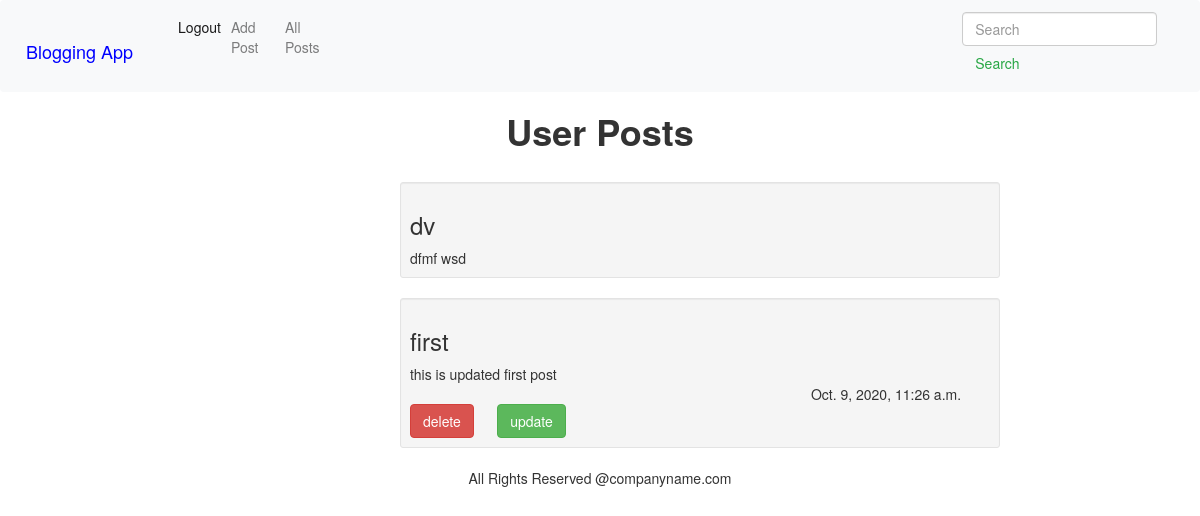
The page /postapp/allposts/ (signed in) on the database as committed earlier.
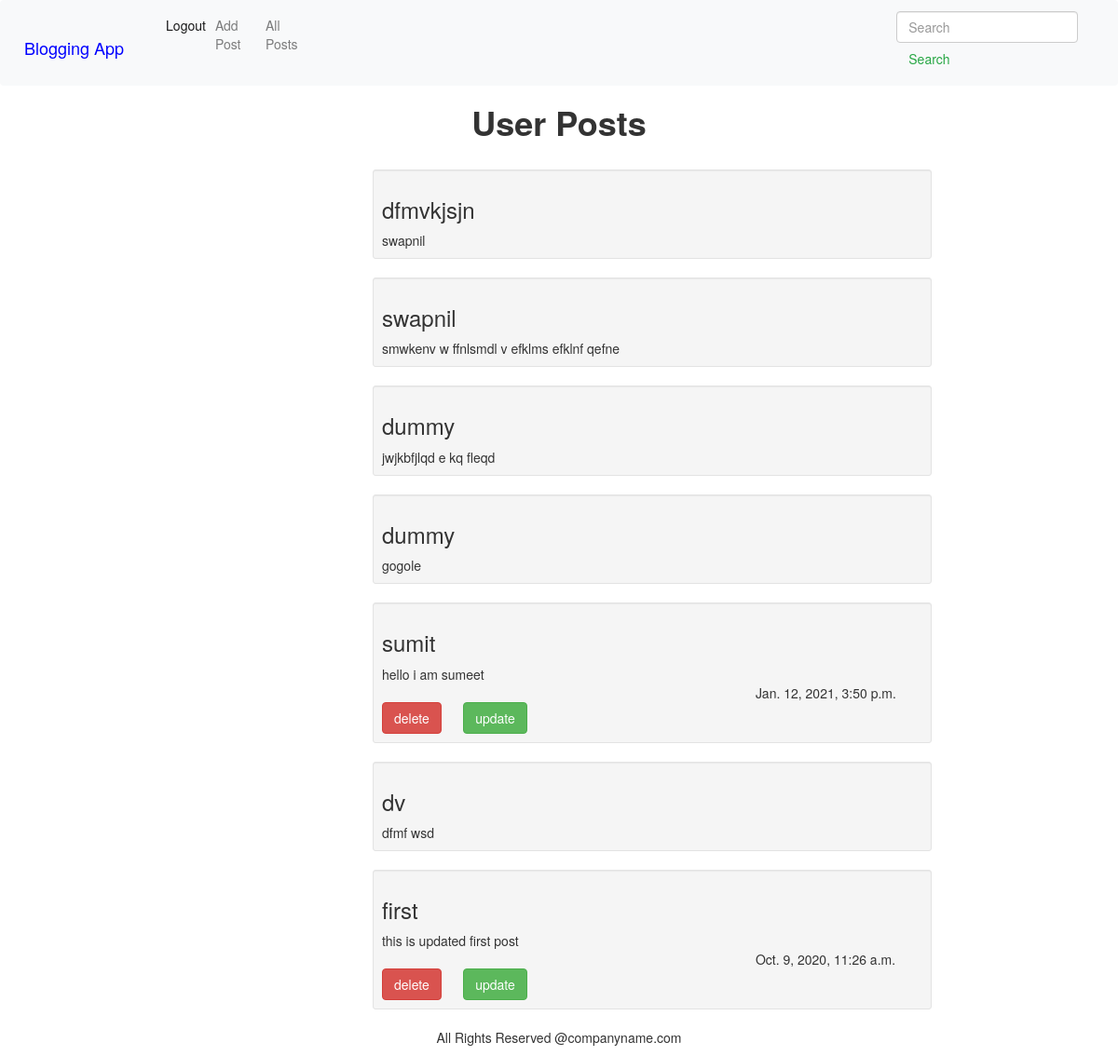
The same page on the database as committed later.
### PostsApp/models.py (models this page shows)
class posts(models.Model):
    author = models.ForeignKey(User, on_delete=models.CASCADE)
    title = models.CharField(max_length=40)
    content = models.CharField(max_length=500)
    date = models.DateTimeField(auto_now_add=True)

### PostsApp/views.py (the view)
# urls.py: path('allposts/', views.UserPosts, name='UserPosts'),
@login_required(login_url='Userlogin')
def UserPosts(req):
    template_name = 'PostsApp/allPosts.html'
    user_posts = posts.objects.all().order_by('-date')
    context = {'posts': user_posts}
    return render(req, template_name, context)

### templates/PostsApp/allPosts.html (shortened to what this page needs)
{% extends 'PostsApp/base.html' %} {% load crispy_forms_tags %} {% block title
{% block body_elements%}
<h1 style="text-align: center; font-weight: bold">User Posts</h1>
<br />
<div style="width: 600px; margin-left: 400px">
  {% for p in posts %}
  <div class="well well-sm">
    <h3>{{p.title}}</h3>
    {{p.content}} <br />
    {% if p.author == user %}
    {{p.date}}<br />
    <a class="btn btn-danger" href="/postapp/delete/{{p.id}}">delete</a>&nbsp;&nbsp;&nbsp;&nbsp;&nbsp;
    <a class="btn btn-success" href="/postapp/update/{{p.id}}/">update</a><br />
    {% endif %}
  </div>
  {% endfor %}
</div>
{% endblock %}

### templates/PostsApp/base.html (shortened to what this page needs)
<!DOCTYPE html>
<html lang="en">
<head>
  <link rel="stylesheet" href="https://stackpath.bootstrapcdn.com/bootstrap/4.5.2/css/bootstrap.min.css"
>
  <link rel="stylesheet" href="https://maxcdn.bootstrapcdn.com/bootstrap/3.4.1/css/bootstrap.min.css">
</head>
<body>
  <header>
    <nav class="navbar navbar-expand-lg navbar-light bg-light">
      <h1><a class="navbar-brand" href="" style="color:Blue">Blogging App</a></h1>
      <div class="collapse navbar-collapse" id="navbarNavAltMarkup">
        <div class="navbar-nav">
          {% if user.is_authenticated %}
          <a class="nav-item nav-link active" href="{% url 'Userlogout' %}">Logout </a>
          {% else %}
          <a class="nav-item nav-link active" href="{% url 'Userlogin' %}">Login <span
              class="sr-only">(current)</span></a>
          <a class="nav-item nav-link" href="{% url 'UserRegister' %}">Register</a>
          {% endif %}
          <a class="nav-item nav-link" href="{% url 'AddPost' %}">Add Post</a>
          <a class="nav-item nav-link" href="{% url 'UserPosts' %}">All Posts</a>
          <form method="get" action="/postapp/search" class="form-inline my-2 my-lg-0" style="margin-left: 630px">
            <input class="form-control mr-sm-2" type="text" placeholder="Search" name="query" id="search">
            <button class="btn btn-outline-success my-2 my-sm-0" type="submit">Search</button>
          </form>
        </div>
      </div>
    </nav>
  </header>
  {% block body_elements%}{% endblock %}
  <footer style="text-align:center">
    <p>All Rights Reserved @companyname.com</p>
  </footer>
</body>
</html>

Rows that differ between the two databases and show on the page:
added posts: title "dfmvkjsjn", content "swapnil"
added posts: title "swapnil", content "smwkenv w ffnlsmdl v efklms efklnf qefne"
added posts: title "dummy", content "jwjkbfjlqd e kq fleqd"
added posts: title "dummy", content "gogole"
added posts: title "sumit", content "hello i am sumeet", date "Jan. 12, 2021, 3:50 p.m."
